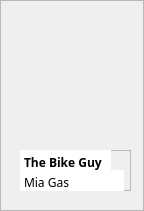
            <widget class="QFrame" name="frame_63">
             <property name="geometry">
              <rect>
               <x>0</x>
               <y>250</y>
               <width>144</width>
               <height>211</height>
              </rect>
             </property>
             <property name="frameShape">
              <enum>QFrame::StyledPanel</enum>
             </property>
             <property name="frameShadow">
              <enum>QFrame::Raised</enum>
             </property>
             <widget class="QLabel" name="label_24">
              <property name="geometry">
               <rect>
                <x>20</x>
                <y>0</y>
                <width>111</width>
                <height>141</height>
               </rect>
              </property>
              <property name="text">
               <string/>
              </property>
              <property name="pixmap">
               <pixmap resource="Resources.qrc">:/images/book-covers/book2.png</pixmap>
              </property>
              <property name="scaledContents">
               <bool>true</bool>
              </property>
             </widget>
             <widget class="QFrame" name="frame_64">
              <property name="geometry">
               <rect>
                <x>20</x>
                <y>150</y>
                <width>111</width>
                <height>41</height>
               </rect>
              </property>
              <property name="frameShape">
               <enum>QFrame::StyledPanel</enum>
              </property>
              <property name="frameShadow">
               <enum>QFrame::Raised</enum>
              </property>
              <widget class="QPlainTextEdit" name="plainTextEdit_43">
               <property name="geometry">
                <rect>
                 <x>0</x>
                 <y>0</y>
                 <width>91</width>
                 <height>21</height>
                </rect>
               </property>
               <property name="styleSheet">
                <string notr="true">font-weight: bold;
font-family: Baloo 2;
background: white;</string>
               </property>
               <property name="frameShape">
                <enum>QFrame::NoFrame</enum>
               </property>
               <property name="verticalScrollBarPolicy">
                <enum>Qt::ScrollBarAlwaysOff</enum>
               </property>
               <property name="tabChangesFocus">
                <bool>false</bool>
               </property>
               <property name="lineWrapMode">
                <enum>QPlainTextEdit::WidgetWidth</enum>
               </property>
               <property name="plainText">
                <string>The Bike Guy</string>
               </property>
               <property name="textInteractionFlags">
                <set>Qt::TextSelectableByKeyboard|Qt::TextSelectableByMouse</set>
               </property>
              </widget>
              <widget class="QPlainTextEdit" name="plainTextEdit_44">
               <property name="geometry">
                <rect>
                 <x>0</x>
                 <y>20</y>
                 <width>104</width>
                 <height>21</height>
                </rect>
               </property>
               <property name="styleSheet">
                <string notr="true">font-family: Baloo 2;
background: white;</string>
               </property>
               <property name="frameShape">
                <enum>QFrame::NoFrame</enum>
               </property>
               <property name="verticalScrollBarPolicy">
                <enum>Qt::ScrollBarAlwaysOff</enum>
               </property>
               <property name="plainText">
                <string>Mia Gas</string>
               </property>
              </widget>
             </widget>
            </widget>
